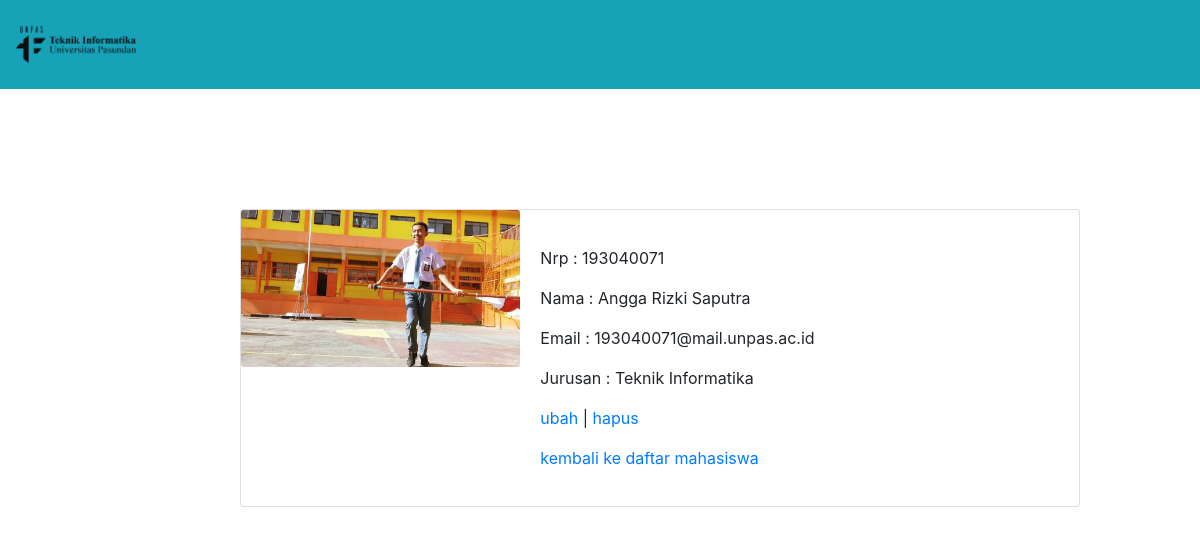
Screenshot of /pertemuan12/detail.php?Id=1 (signed in) with the database file from the repository.
### tables this page shows
CREATE TABLE `mahasiswa` (
  `Id` int(10) NOT NULL,
  `Nama` varchar(50) NOT NULL,
  `Nrp` varchar(10) NOT NULL,
  `Email` varchar(30) NOT NULL,
  `Jurusan` varchar(20) NOT NULL,
  `Gambar` varchar(10) NOT NULL
);

### pertemuan12/functions.php (called while the page is built, shortened)
<?php
function koneksi()
{
  return mysqli_connect('localhost', 'root', '', 'pw_193040073');
}
function query($query)
{
  $conn = koneksi();
  $result = mysqli_query($conn, $query);
  if (mysqli_num_rows($result) == 1) {
    return mysqli_fetch_assoc($result);
  }
  $rows = [];
  return $rows;
}

### pertemuan12/detail.php (the view, shortened to what this page needs)
<?php
require 'functions.php';
$id = $_GET['Id'];
$m = query("SELECT * FROM mahasiswa WHERE Id = $id");
?>
<!doctype html>
<html lang="en">
<head>
  <link rel="stylesheet" href="https://stackpath.bootstrapcdn.com/bootstrap/4.4.1/css/bootstrap.min.css">
</head>
<body>
  <nav class="navbar navbar-light bg-info">
    <a class="navbar-brand" href="#">
      <img src="img/if.png" width="120">
    </a>
  </nav>
  <br> <br> <br>
  <div class="container1">
    <div class="card mt-5" style="max-width: 840px;">
      <div class="row no-gutters">
        <div class="col-md-4">
          <img src="img/<?= $m['Gambar']; ?>" class="card-img">
        </div>
        <div class="col-md-8">
          <div class="card-body">
            <p class="card-text">
              <p>Nrp : <?= $m['Nrp']; ?></p>
              <p>Nama : <?= $m['Nama']; ?></p>
              <p>Email : <?= $m['Email']; ?></p>
              <p>Jurusan : <?= $m['Jurusan']; ?></p>
              <p><a href="ubah.php?Id=<?= $m['Id']; ?>">ubah</a> | <a href="hapus.php?Id=<?= $m['Id']; ?>" onclick="return confirm('apakah anda yakin ingin menghapus data ini?');">hapus</a></p>
              <a href="index.php">kembali ke daftar mahasiswa</a>
            </p>
          </div>
        </div>
      </div>
    </div>
  </div>
</body>
</html>

### pertemuan12/detail.php (style rules this page uses)
.container1 { margin-left: 20%; }

### rows the page displays
mahasiswa: Gambar (picture), Nrp "193040071", Nama "Angga Rizki Saputra", Email "193040071@mail.unpas.ac.id", Jurusan "Teknik Informatika"
